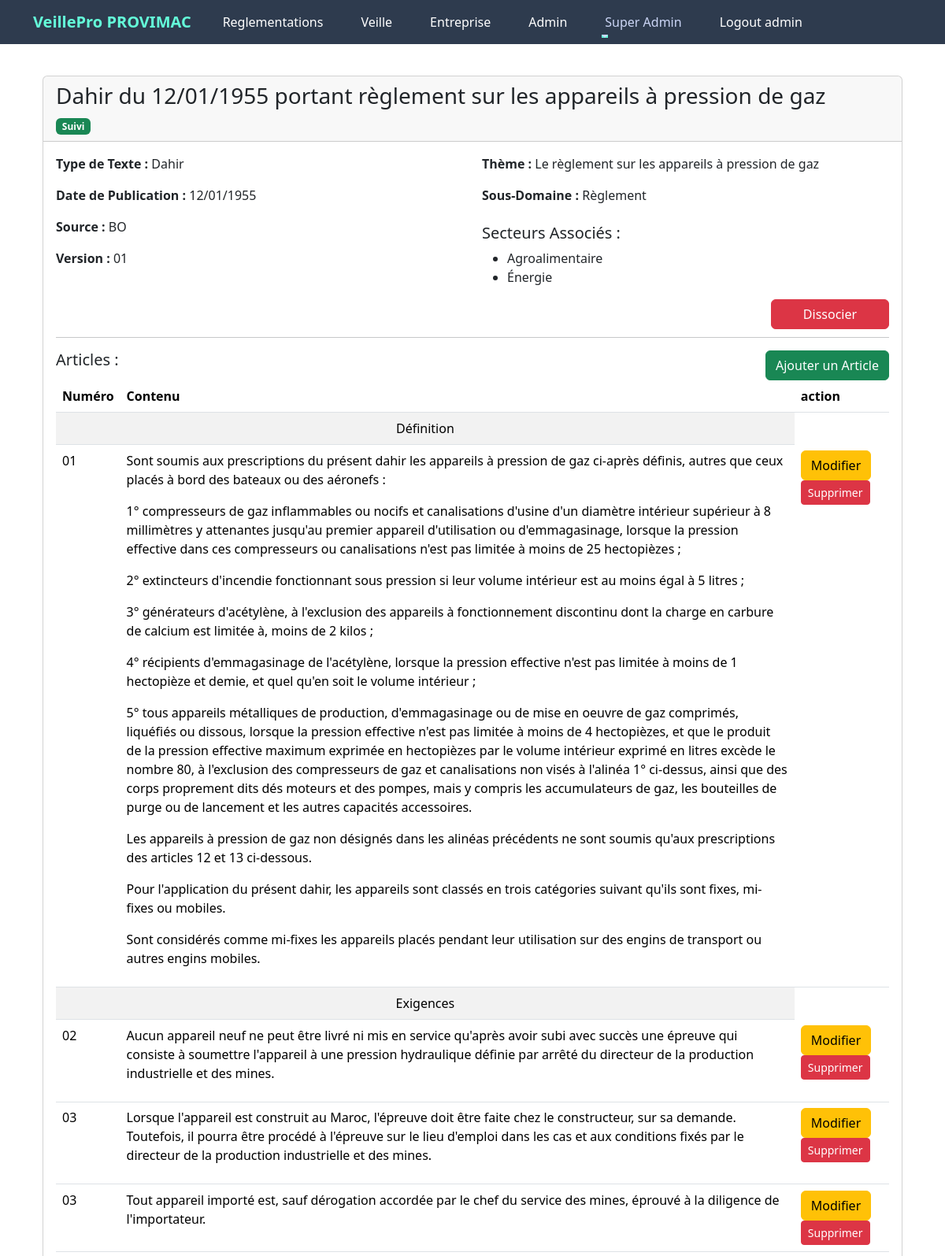
Screenshot of /reglementation/1 (signed in, upper part) with the database file from the repository.
### app/models.py (models this page shows, shortened)
class Entreprise(db.Model):
    __tablename__ = 'entreprise'
    id = db.Column(db.Integer, primary_key=True)
    nom = db.Column(db.String(100), nullable=False, unique=True )
    description = db.Column(db.Text, nullable=True)
    pays = db.Column(db.String(100), nullable=True)
    date_creation = db.Column(db.Date, nullable=True)
    utilisateurs = db.relationship('User', backref='entreprise', lazy=True,  cascade="all, delete-orphan")
    reglementations = db.relationship('EntrepriseReglementation', backref='entreprise', lazy=True,  cascade="all, delete-orphan")
    notifications = db.relationship('Notification', backref='entreprise', lazy=True)
    audits = db.relationship('Audit', backref='entreprise', lazy=True)
    secteurs = db.relationship('Secteur', secondary='entreprise_secteur', back_populates='entreprises')

class User(db.Model, UserMixin):
    __tablename__ = 'utilisateur'
    id = db.Column(db.Integer, primary_key=True)
    name = db.Column(db.String(50), nullable=False, unique=True)
    email = db.Column(db.String(120), unique=True, nullable=False)
    role = db.Column(db.Enum(RoleUtilisateur), nullable=False)
    password_hash = db.Column(db.String(128), nullable=False)
    entreprise_id = db.Column(db.Integer, db.ForeignKey('entreprise.id'), nullable=True)

class Reglementation(db.Model):
    __tablename__ = 'reglementation'
    id = db.Column(db.Integer, primary_key=True)
    titre = db.Column(db.String(200), nullable=False, unique=True)
    type_texte = db.Column(db.String(100), nullable=False)
    date_publication = db.Column(db.Date, nullable=False)
    date_derniere_mise_a_jour = db.Column(db.Date, nullable=True)
    source = db.Column(db.String(200), nullable=False)
    langue = db.Column(db.String(50), nullable=True)
    secteurs=db.relationship('ReglementationSecteur', back_populates='reglementation', lazy=True, cascade='all, delete-orphan')
    theme_id = db.Column(db.Integer, db.ForeignKey('theme.id'), nullable=False)
    sous_domaine_id = db.Column(db.Integer, db.ForeignKey('sous_domaine.id'), nullable=False)
    versions = db.relationship('VersionReglementation', backref='reglementation', lazy=True, cascade='all, delete-orphan')
    articles = db.relationship('Article', backref='reglementation', lazy=True, cascade='all, delete-orphan')

class VersionReglementation(db.Model):
    __tablename__ = 'version_reglementation'
    id = db.Column(db.Integer, primary_key=True)
    reglementation_id = db.Column(db.Integer, db.ForeignKey('reglementation.id'), nullable=False)
    version_numero = db.Column(db.Integer, nullable=False)
    date_creation = db.Column(db.DateTime, default=datetime.utcnow, nullable=False)
    contenu = db.Column(db.Text, nullable=False)

class Theme(db.Model):
    __tablename__ = 'theme'
    id = db.Column(db.Integer, primary_key=True)
    nom = db.Column(db.String(100), nullable=False, unique=True)
    description = db.Column(db.Text, nullable=True)
    reglementations = db.relationship('Reglementation', backref='theme', lazy=True)

class SousDomaine(db.Model):
    __tablename__ = 'sous_domaine'
    id = db.Column(db.Integer, primary_key=True)
    nom = db.Column(db.String(100), nullable=False, unique=True)
    description = db.Column(db.Text, nullable=True)
    domaine_id = db.Column(db.Integer, db.ForeignKey('domaine.id'), nullable=False)
    reglementations = db.relationship('Reglementation', backref='sous_domaine', lazy=True)

class ReglementationSecteur(db.Model):
    __tablename__ = 'reglementation_secteur'
    id = db.Column(db.Integer, primary_key=True)
    reglementation_id = db.Column(db.Integer, db.ForeignKey('reglementation.id'), nullable=False)
    secteur_id = db.Column(db.Integer, db.ForeignKey('secteur.id'), nullable=False)
    secteur = db.relationship('Secteur', back_populates='reglementations')
    reglementation = db.relationship('Reglementation', back_populates='secteurs')

class Secteur(db.Model):
    __tablename__ = 'secteur'
    id = db.Column(db.Integer, primary_key=True)
    nom = db.Column(db.String(100), unique=True, nullable=False)
    description = db.Column(db.Text, nullable=True)
    entreprises = db.relationship('Entreprise', secondary='entreprise_secteur', back_populates='secteurs')
    reglementations = db.relationship('ReglementationSecteur', back_populates='secteur', lazy=True)

class Article(db.Model):
    __tablename__ = 'article'
    id = db.Column(db.Integer, primary_key=True)
    numero = db.Column(db.String(50), nullable=False)
    titre = db.Column(db.String(200), nullable=True)
    contenu = db.Column(db.Text, nullable=True)
    reglementation_id = db.Column(db.Integer, db.ForeignKey('reglementation.id'), nullable=False)
    evaluations = db.relationship('Evaluation', backref='article', lazy=True)

### app/routes/reglement.py (the view)
@bp.route('/reglementation/<int:id>', methods=['GET'])
@login_required
@role_required('ADMIN')
def detail_reglementation(id):
    reglementation = Reglementation.query.get_or_404(id)
    suivi_map = {
        reg.reglementation_id: reg.suivi
        for reg in EntrepriseReglementation.query.filter_by(entreprise_id=current_user.entreprise_id).all()
    }
    theme = Theme.query.get(reglementation.theme_id)
    sous_domaine = SousDomaine.query.get(reglementation.sous_domaine_id)
    secteurs = [secteur for secteur in
                (ReglementationSecteur.query.filter_by(reglementation_id=id)
                .join(Secteur, Secteur.id == ReglementationSecteur.secteur_id)
                .all())]
    return render_template('reglementations/detail_reglementation.html',
            reglementation=reglementation,
            theme=theme,
            sous_domaine=sous_domaine,
            secteurs=secteurs,
            suivi_map=suivi_map)

### app/routes/admin.py (called while the page is built)
def role_required(allowed_roles):
    def decorator(f):
        @wraps(f)
        def decorated_function(*args, **kwargs):
            if not current_user.is_authenticated:
                flash("Vous devez être connecté pour accéder à cette page.", 'danger')
                return redirect(url_for('main.index'))
            if current_user.role.name not in allowed_roles:
                flash("Vous n'avez pas la permission d'accéder à cette page.", 'danger')
                return redirect(url_for('main.index'))
            return f(*args, **kwargs)
        return decorated_function
    return decorator

### app/templates/reglementations/detail_reglementation.html (shortened to what this page needs)
{% extends "layout.html" %}
{% block content %}
<div class="container mt-4">
    <div class="card mt-3">
        <div class="card-header">
            <h3>{{ reglementation.titre }}</h3>
            <div class="">
                {% if reglementation.id in suivi_map %}
                {% if suivi_map[reglementation.id] %}
                    <span class="badge bg-success">Suivi</span>
                {% else %}
                    <span class="badge bg-danger">Non suivi</span>
                {% endif %}
            {% else %}
                <span class="badge bg-secondary">Inconnu</span>
            {% endif %}
            </div>
        </div>
        <div class="card-body">
            <div class="row">
                <div class="col-md-6">
                    <p><strong>Type de Texte :</strong> {{
                        reglementation.type_texte }}</p>
                    <p><strong>Date de Publication :</strong> {{
                        reglementation.date_publication.strftime('%d/%m/%Y')
                        }}</p>
                    <p><strong>Source :</strong> {{ reglementation.source }}</p>
                    {% if reglementation.versions %}
                    <p><strong>Version :</strong> {{
                        "{:02}".format(reglementation.versions[-1].version_numero)
                        }}</p>
                    {% else %}
                    <p><strong>Version :</strong> Aucune version disponible</p>
                    {% endif %}
                </div>
                <div class="col-md-6">
                    <p><strong>Thème :</strong> {{ theme.nom if theme else
                        "Non spécifié" }}</p>
                    <p><strong>Sous-Domaine :</strong> {{ sous_domaine.nom if
                        sous_domaine else "Non spécifié" }}</p>
                    <h5 class="mt-4">Secteurs Associés :</h5>
                    <ul>
                        {% for secteur in secteurs %}
                        <li>{{ secteur.secteur.nom }}</li>
                        {% else %}
                        <li>Aucun secteur associé.</li>
                        {% endfor %}
                    </ul>
                </div>
            </div>
                <button id="toggle-suivi-btn"
                        class="btn float-end  {% if reglementation.id in suivi_map and suivi_map[reglementation.id] %}btn-danger{% else %}btn-success{% endif %}"
                        style="width: 150px"
                        data-reglementation-id="{{ reglementation.id }}"
                        data-action="{% if reglementation.id in suivi_map and suivi_map[reglementation.id] %}dissocier{% else %}suivre{% endif %}">
                    {% if reglementation.id in suivi_map and suivi_map[reglementation.id] %}
                        Dissocier
                    {% else %}
                        Suivre
                    {% endif %}
                </button>
            <hr class="mt-5">
            {% if current_user.is_authenticated and current_user.role.name == 'ADMIN' %}
            <a href="{{ url_for('reglement.ajouter_article', reglementation_id=reglementation.id) }}"
                class="btn btn-success float-end sticky-md-top">
                Ajouter un Article
            </a>
        {% endif %}
            <h5>Articles :</h5>
            {% if reglementation.articles %}
            <table class="table table-striped">
                <thead>
                    <tr>
                        <th>Numéro</th>
                        <th>Contenu</th>
                        <th>action</th>
                    </tr>
                </thead>
                <tbody>
                    {% for article in reglementation.articles %}
                    <tr>
                        {% if article.titre %}
                        <td colspan="2" class="font-weight-bold text-center">{{ article.titre }}</td>
                        {% endif %}
                    </tr>
                    <tr>
                        <td>{{ article.numero }}</td>
                        <td>
                            {% for ligne in article.contenu.split('\n') %}
                            <p>{{ ligne }}</p>
                            {% endfor %}
                        </td>
                        <td>
                        <a href="{{ url_for('article.modifier_article', article_id=article.id) }}"
                            class="btn btn-warning">
                            Modifier
                        </a>
                            <form method="POST" action="{{ url_for('article.supprimer_article', article_id=article.id) }}" style="display: inline;">
                                <button type="submit" class="btn btn-danger btn-sm" onclick="return confirm('Êtes-vous sûr de vouloir supprimer cet article ?');">
                                    Supprimer
                                </button>
                            </form>
                        </td>
                    </tr>
                    {% endfor %}
                </tbody>
            </table>
            {% else %}
            <p>Aucun article associé.</p>
            {% endif %}
        </div>
    </div>
</div>
{% endblock %}

### app/templates/layout.html (shortened to what this page needs)
<!DOCTYPE html>
<html lang="en">
  <head>
    <link
      href="https://cdn.jsdelivr.net/npm/bootstrap@5.3.3/dist/css/bootstrap.min.css"
      rel="stylesheet"
 />
    <link rel="stylesheet"
      href="{{ url_for('static', filename='main.css') }}" />
    <link rel="stylesheet"
      href="https://cdnjs.cloudflare.com/ajax/libs/font-awesome/6.0.0-beta3/css/all.min.css">
  </head>
  <body class="layout-body">
    {% if current_user.is_authenticated %}
    <header class="site-header sticky-top">
      <nav class="navbar navbar-expand-lg navbar-dark">
        <div class="container">
          <a class="navbar-brand" href="/">VeillePro
            {{current_user.entreprise.nom}}</a>
          <div class="collapse navbar-collapse" id="navbarToggle">
            <ul class="navbar-nav me-auto mb-2 mb-lg-0">
              <li class="nav-item">
                <a class="nav-link text-white"
                  href="{{ url_for('reglement.liste_reglementations') }}">
                  Reglementations
                </a>
              </li>
              <li class="nav-item">
                <a class="nav-link text-white"
                  href="{{ url_for('entreprise.afficher_veille', entreprise_id=current_user.entreprise_id) }}">
                  Veille
                </a>
              </li>
              <li class="nav-item">
                <a class="nav-link text-white"
                  href="{{ url_for('entreprise.afficher_entreprise', entreprise_id=current_user.entreprise_id) }}">
                  Entreprise
                </a>
              </li>
              <li class="nav-item">
                <a class="nav-link text-white"
                  href="{{ url_for('manager.liste_utilisateurs', entreprise_id=current_user.entreprise.id) }}">
                  Admin
                </a>
              </li>
              {% if current_user.is_authenticated and current_user.role.name ==
              'ADMIN' %}
              <li class="nav-item dropdown">
                <a
                  class="nav-link dropdown-toggle {{ 'active' if request.endpoint.startswith('ingredient.') else '' }}"
                  href="#" id=" entrepriseDropdown" role="button"
                  data-bs-toggle="dropdown" aria-expanded="false">
                  Super Admin
                </a>
              </li>
              {% endif %}
              <li class="nav-item">
                <a class="nav-link text-white"
                  href="{{ url_for('admin.logout') }}">Logout {{
                  current_user.role.value }}</a>
              </li>
            </ul>
          </div>
        </div>
      </nav>
    </header>
    {% endif %}
    <div class="container mt-3">
        {% include 'main/flash_msg.html' %} {%block content %}
        {% endblock %}</div>
    <link
      href="https://cdnjs.cloudflare.com/ajax/libs/select2/4.0.13/css/select2.min.css"
      rel="stylesheet" />
  </body>
</html>

### app/static/main.css (style rules this page uses)
:root { --nomai: #5d91a5; --vert: #797d73; --roze: #fc83cd33; --blue: #0b76b488; --primary-color: #0a192f; --secondary-color: #172a45; --accent-color: #64ffda; --text-primary: #ccd6f6; --background-light: #233554; }
body { font-family: 'Segoe UI', system-ui, -apple-system, sans-serif; background-color: var(--primary-color); color: var(--text-primary); }
.navbar { background-color: var(--nomai); }
.nav-link { font-weight: 500; position: relative; border: none; }
@media (min-width: 768px) { .nav-link { font-size: 1rem; } }
@media (min-width: 768px) { .nav-link::before { content: ''; position: absolute; bottom: 0; left: 50%; transform: translatex(-50%); width: 0%; height: 2px; background-color: white; visibility: hidden; transition: 0.3s ease-in-out; } }
.btn { min-width: auto; }
:root { --primary-color: #0a192f; --secondary-color: #172a45; --accent-color: #64ffda; --text-primary: #ccd6f6; --text-secondary: #8892b0; --background-light: #233554; }
.navbar { background-color: rgba(10, 25, 47, 0.85); backdrop-filter: blur(10px); }
.navbar-brand { color: var(--accent-color); font-weight: bold; }
.nav-link { color: var(--text-primary); margin: 0 1rem; position: relative; }
.nav-link::after { content: ''; position: absolute; width: 0; height: 2px; bottom: 0; left: 0; background-color: var(--accent-color); transition: width 0.3s ease; }
.layout-body { background-color: white !important; color: var(--text-secondary); color: var(--primary-color); }

### rows the page displays
Entreprise: entreprise.nom "PROVIMAC"
User: role.value "admin"
Reglementation: titre "Dahir du 12/01/1955 portant règlement sur les appareils à pression de gaz", type_texte "Dahir", date_publication "12/01/1955", source "BO"
VersionReglementation: version_numero "01"
Theme: nom "Le règlement sur les appareils à pression de gaz"
SousDomaine: nom "Règlement"
ReglementationSecteur: secteur.nom "Agroalimentaire"
ReglementationSecteur: secteur.nom "Énergie"
Article: titre "Définition", numero "01", ligne "Sont soumis aux prescriptions du présent dahir les appareils à pression de gaz ci-après définis, autres que ceux placés à bord des bateaux ou des aéronefs :" "1° compresseurs de gaz inflammables ou nocifs et canalisations d'usine d'un diamètre intérieur supérieur à 8 millimètres y attenantes jusqu'au premier appareil d'utilisation ou d'emmagasinage, lorsque la pression effective dans ces compresseurs ou canalisations n'est pas limitée à moins de 25 hectopièzes ;" "2° extincteurs d'incendie fonctionnant sous pression si leur volume intérieur est au moins égal à 5 litres ;" "3° générateurs d'acétylène, à l'exclusion des appareils à fonctionnement discontinu dont la charge en carbure de calcium est limitée à, moins de 2 kilos ;" "4° récipients d'emmagasinage de l'acétylène, lorsque la pression effective n'est pas limitée à moins de 1 hectopièze et demie, et quel qu'en soit le volume intérieur ;" "5° tous appareils métalliques de production, d'emmagasinage ou de mise en oeuvre de gaz comprimés, liquéfiés ou dissous, lorsque la pression effective n'est pas limitée à moins de 4 hectopièzes, et que le produit de la pression effective maximum exprimée en hectopièzes par le volume intérieur exprimé en litres excède le nombre 80, à l'exclusion des compresseurs de gaz et canalisations non visés à l'alinéa 1° ci-dessus, ainsi que des corps proprement dits dés moteurs et des pompes, mais y compris les accumulateurs de gaz, les bouteilles de purge ou de lancement et les autres capacités accessoires." "Les appareils à pression de gaz non désignés dans les alinéas précédents ne sont soumis qu'aux prescriptions des articles 12 et 13 ci-dessous." "Pour l'application du présent dahir, les appareils sont classés en trois catégories suivant qu'ils sont fixes, mi-fixes ou mobiles." "Sont considérés comme mi-fixes les appareils placés pendant leur utilisation sur des engins de transport ou autres engins mobiles."
Article: titre "Exigences", numero "02", contenu "Aucun appareil neuf ne peut être livré ni mis en service qu'après avoir subi avec succès une épreuve qui consiste à soumettre l'appareil à une pression hydraulique définie par arrêté du directeur de la production industrielle et des mines."
Article: numero "03", contenu "Lorsque l'appareil est construit au Maroc, l'épreuve doit être faite chez le constructeur, sur sa demande. Toutefois, il pourra être procédé à l'épreuve sur le lieu d'emploi dans les cas et aux conditions fixés par le directeur de la production industrielle et des mines."
Article: numero "03", contenu "Tout appareil importé est, sauf dérogation accordée par le chef du service des mines, éprouvé à la diligence de l'importateur."
